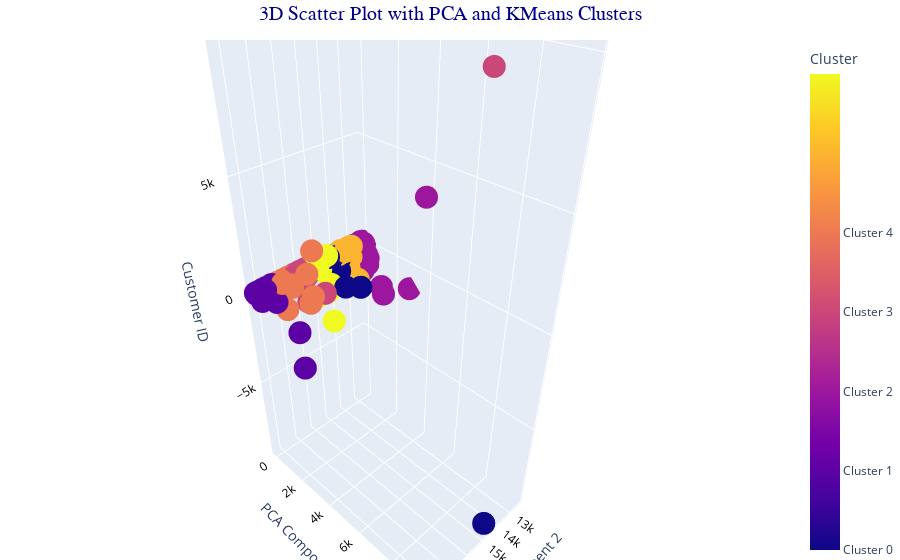

Notebook code cell kept with this figure:
### Code cell
pca = PCA(n_components=2)
pca_components = pca.fit_transform(KMeans_Cluster_df.drop(columns=["CustomerID", "KMeans_Cluster"]))

# Adding the PCA components and KMeans cluster labels back to the dataframe
pca_df = pd.DataFrame(pca_components, columns=["PCA1", "PCA2"])
pca_df['CustomerID'] = KMeans_Cluster_df['CustomerID']
pca_df['KMeans_Cluster'] = KMeans_Cluster_df['KMeans_Cluster']

#  3D scatter plot using Plotly, colored by KMeans cluster labels
fig = px.scatter_3d(pca_df, x='CustomerID', y='PCA1', z='PCA2', color='KMeans_Cluster',
                    title="3D Scatter Plot with PCA Dimensions and KMeans Clusters",
                    labels={'CustomerID': 'Customer ID', 'PCA1': 'PCA Component 1', 'PCA2': 'PCA Component 2', 'KMeans_Cluster': 'KMeans Clusters'})

fig.update_layout(
    scene=dict(
        zaxis=dict(title='Customer ID', tickfont=dict(size=12, color='black')),
        yaxis=dict(title='PCA Component 1', tickfont=dict(size=12, color='black')),
        xaxis=dict(title='PCA Component 2', tickfont=dict(size=12, color='black')),
        bgcolor='rgba(0, 0, 0, 0)',  
    ),
    title={
        'text': "3D Scatter Plot with PCA and KMeans Clusters",
        'x': 0.5,  # Center the title
        'xanchor': 'center',
        'font': {'size': 20, 'family': 'Arial', 'color': 'darkblue'}
    },
    coloraxis_colorbar=dict(
        title="Cluster", tickvals=[0, 1, 2, 3, 4], ticktext=["Cluster 0", "Cluster 1", "Cluster 2", "Cluster 3", "Cluster 4"]
    ), margin=dict(l=0, r=0, b=0, t=40)
)
fig.show()

### Figure 1 — Plotly figure (JSON) as saved in the notebook; plotly's stock layout.template omitted (floating-point values rounded to 4 significant figures; data arrays with more than 128 entries replaced by an {"elided": "..."} marker saying what was removed)
{"data": [{"hovertemplate": "Customer ID=%{x}<br>PCA Component 1=%{y}<br>PCA Component 2=%{z}<br>KMeans Clusters=%{marker.color}<extra></extra>", "legendgroup": "", "marker": {"color": {"elided": "4380 int values"}, "coloraxis": "coloraxis", "symbol": "circle"}, "mode": "markers", "name": "", "scene": "scene", "showlegend": false, "type": "scatter3d", "x": {"elided": "4380 int values"}, "y": {"elided": "4380 float values"}, "z": {"elided": "4380 float values"}}], "layout": {"coloraxis": {"colorbar": {"ticktext": ["Cluster 0", "Cluster 1", "Cluster 2", "Cluster 3", "Cluster 4"], "tickvals": [0, 1, 2, 3, 4], "title": {"text": "Cluster"}}, "colorscale": [[0, "#0d0887"], [0.1111, "#46039f"], [0.2222, "#7201a8"], [0.3333, "#9c179e"], [0.4444, "#bd3786"], [0.5556, "#d8576b"], [0.6667, "#ed7953"], [0.7778, "#fb9f3a"], [0.8889, "#fdca26"], [1, "#f0f921"]]}, "legend": {"tracegroupgap": 0}, "margin": {"b": 0, "l": 0, "r": 0, "t": 40}, "scene": {"bgcolor": "rgba(0, 0, 0, 0)", "domain": {"x": [0, 1], "y": [0, 1]}, "xaxis": {"tickfont": {"color": "black", "size": 12}, "title": {"text": "PCA Component 2"}}, "yaxis": {"tickfont": {"color": "black", "size": 12}, "title": {"text": "PCA Component 1"}}, "zaxis": {"tickfont": {"color": "black", "size": 12}, "title": {"text": "Customer ID"}}}, "title": {"font": {"color": "darkblue", "family": "Arial", "size": 20}, "text": "3D Scatter Plot with PCA and KMeans Clusters", "x": 0.5, "xanchor": "center"}}}
